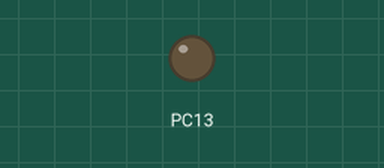
This sketch was run on a simulated STM32 Blue Pill. Shown: output pins drawn as LEDs (lit = HIGH).

Above: at 0.05 s.
At 2.9 s:
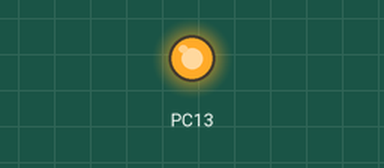
Timing chart, 0 to 5.2 s (numbered marks = the images above):
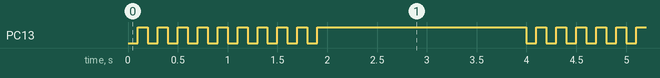

The sketch:

HelloWorldUSB.ino
```cpp
/*

    Este programa tem a função te criar um HelloWorld simples, que será gravado através da porta USB do STM32

    O carregamento através da USB ocorreu de forma correta, e o programa funcionou perfeitamente.

*/

void setup() {

    pinMode(PC13, OUTPUT);
}

void loop() {

    for(int i = 0; i < 10; i++){
        digitalWrite(PC13, LOW);
        delay(100);
        digitalWrite(PC13, HIGH);
        delay(100);
    } // end for

    delay(2000);

} // end void loop
```

Measured:
- by itself, PC13: repeats every 4.0 s: 8 × (LOW 0.10 s, HIGH 0.10 s), LOW 0.10 s, HIGH 2.1 s, LOW 0.10 s, HIGH 0.10 s
- by itself, everything shown: repeats every 4.0 s, in 8 steps
